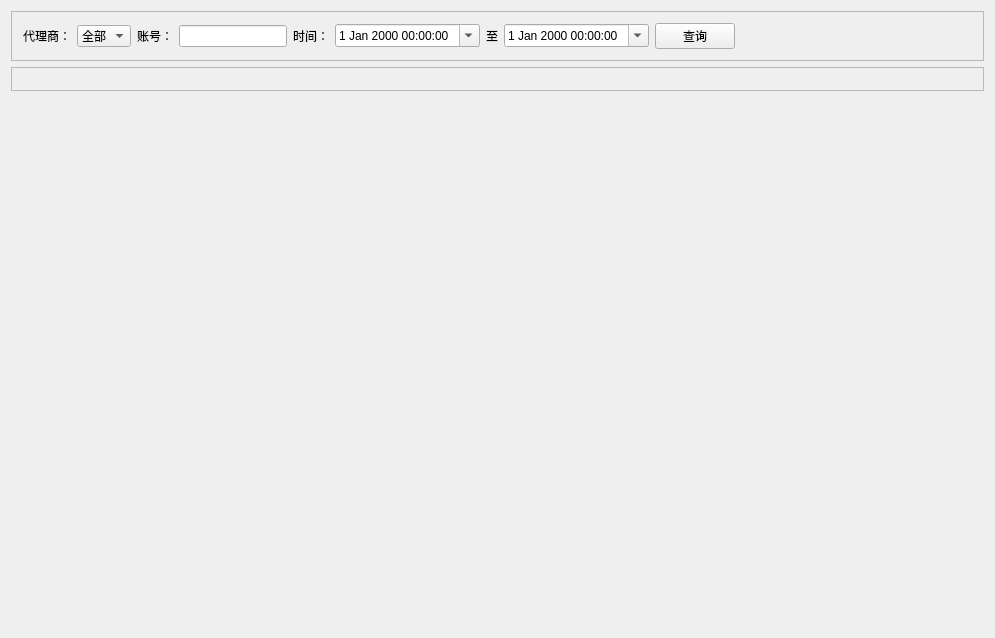
<?xml version="1.0" encoding="UTF-8"?>
<ui version="4.0">
 <class>Widget_UserClosePosition</class>
 <widget class="QWidget" name="Widget_UserClosePosition">
  <property name="geometry">
   <rect>
    <x>0</x>
    <y>0</y>
    <width>995</width>
    <height>638</height>
   </rect>
  </property>
  <property name="windowTitle">
   <string>Widget_User_ClosePosition</string>
  </property>
  <layout class="QVBoxLayout" name="verticalLayout">
   <item>
    <widget class="QFrame" name="frame_Bar">
     <property name="frameShape">
      <enum>QFrame::StyledPanel</enum>
     </property>
     <property name="frameShadow">
      <enum>QFrame::Raised</enum>
     </property>
     <layout class="QGridLayout" name="gridLayout">
      <item row="0" column="4">
       <widget class="QLabel" name="label_Time">
        <property name="text">
         <string>时间：</string>
        </property>
       </widget>
      </item>
      <item row="0" column="2">
       <widget class="QLabel" name="label_Account">
        <property name="text">
         <string>账号：</string>
        </property>
       </widget>
      </item>
      <item row="0" column="8">
       <widget class="QPushButton" name="pushButton_Query">
        <property name="text">
         <string>查询</string>
        </property>
       </widget>
      </item>
      <item row="0" column="3">
       <widget class="QLineEdit" name="lineEdit_Account">
        <property name="sizePolicy">
         <sizepolicy hsizetype="Fixed" vsizetype="Fixed">
          <horstretch>0</horstretch>
          <verstretch>0</verstretch>
         </sizepolicy>
        </property>
       </widget>
      </item>
      <item row="0" column="0">
       <widget class="QLabel" name="label_Agent">
        <property name="text">
         <string>代理商：</string>
        </property>
       </widget>
      </item>
      <item row="0" column="6">
       <widget class="QLabel" name="label_To">
        <property name="text">
         <string>至</string>
        </property>
       </widget>
      </item>
      <item row="0" column="1">
       <widget class="QComboBox" name="comboBox_Agent">
        <item>
         <property name="text">
          <string>全部</string>
         </property>
        </item>
       </widget>
      </item>
      <item row="0" column="5">
       <widget class="QDateTimeEdit" name="dateTimeEdit_Begin">
        <property name="calendarPopup">
         <bool>true</bool>
        </property>
       </widget>
      </item>
      <item row="0" column="7">
       <widget class="QDateTimeEdit" name="dateTimeEdit_End">
        <property name="calendarPopup">
         <bool>true</bool>
        </property>
       </widget>
      </item>
      <item row="0" column="9">
       <spacer name="horizontalSpacer">
        <property name="orientation">
         <enum>Qt::Horizontal</enum>
        </property>
        <property name="sizeHint" stdset="0">
         <size>
          <width>40</width>
          <height>20</height>
         </size>
        </property>
       </spacer>
      </item>
     </layout>
    </widget>
   </item>
   <item>
    <widget class="QFrame" name="frame_Content">
     <property name="frameShape">
      <enum>QFrame::StyledPanel</enum>
     </property>
     <property name="frameShadow">
      <enum>QFrame::Raised</enum>
     </property>
     <layout class="QGridLayout" name="gridLayout_2">
      <item row="0" column="0">
       <widget class="Widget_DataGrid_Pa" name="widget_DataGrid" native="true"/>
      </item>
     </layout>
    </widget>
   </item>
   <item>
    <spacer name="verticalSpacer">
     <property name="orientation">
      <enum>Qt::Vertical</enum>
     </property>
     <property name="sizeHint" stdset="0">
      <size>
       <width>20</width>
       <height>40</height>
      </size>
     </property>
    </spacer>
   </item>
  </layout>
 </widget>
 <layoutdefault spacing="6" margin="11"/>
 <customwidgets>
  <customwidget>
   <class>Widget_DataGrid_Pa</class>
   <extends>QWidget</extends>
   <header>component/widget_datagrid_pa.h</header>
   <container>1</container>
  </customwidget>
 </customwidgets>
 <resources/>
 <connections/>
</ui>
